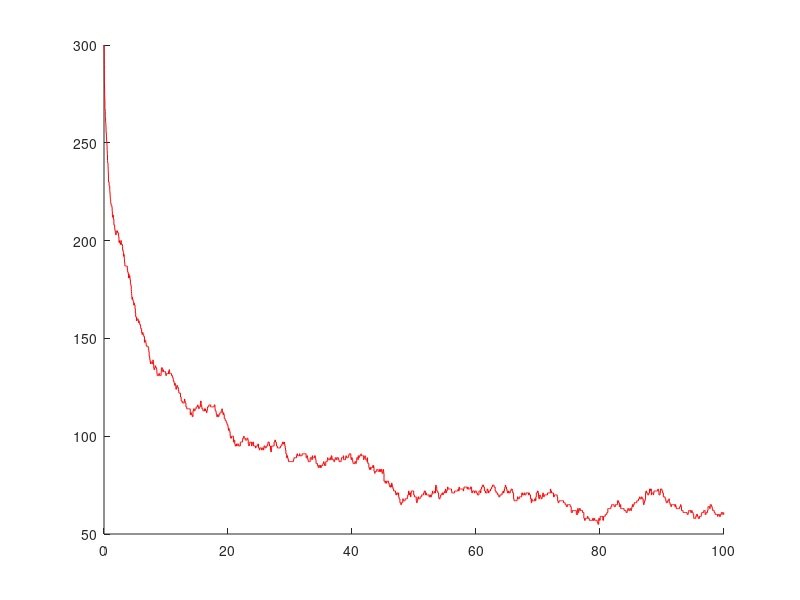

This figure's MATLAB source: (Note: this script raises an error after producing the figure.)

s=load('all-times.txt');

x=load('BSubtilis_Output.txt');

figure();clf
hold on
sp=1;

h=stairs(s(:,1),s(:,1+sp),'r'); hold on;

h.LineWidth = 2;

h=plot( x(:,1), x(:,1+sp), 'k.' );
h.MarkerSize = 10;

% compare with ssa
% s=load('all-times.txt');
% x=load('BSubtilis_Output.txt');
% 
% h=stairs(s(:,1),s(:,1+sp),'b'); hold on;
% 
% h.LineWidth = 2;
% 
% h=plot( x(:,1), x(:,1+sp), 'go' );
% h.MarkerSize = 10;